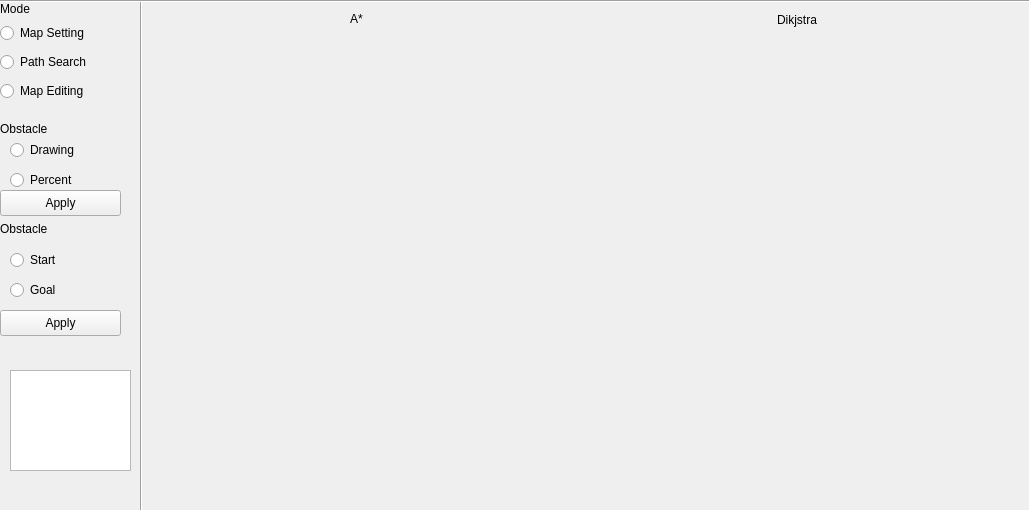
<?xml version="1.0" encoding="UTF-8"?>
<ui version="4.0">
 <class>MainWindow</class>
 <widget class="QMainWindow" name="MainWindow">
  <property name="geometry">
   <rect>
    <x>0</x>
    <y>0</y>
    <width>1029</width>
    <height>510</height>
   </rect>
  </property>
  <property name="windowTitle">
   <string>MainWindow</string>
  </property>
  <widget class="QWidget" name="centralwidget">
   <widget class="QLabel" name="label">
    <property name="geometry">
     <rect>
      <x>0</x>
      <y>0</y>
      <width>66</width>
      <height>18</height>
     </rect>
    </property>
    <property name="text">
     <string>Mode</string>
    </property>
   </widget>
   <widget class="QWidget" name="verticalLayoutWidget">
    <property name="geometry">
     <rect>
      <x>0</x>
      <y>20</y>
      <width>131</width>
      <height>86</height>
     </rect>
    </property>
    <layout class="QVBoxLayout" name="verticalLayout">
     <item>
      <widget class="QRadioButton" name="radioButton">
       <property name="text">
        <string>Map Setting</string>
       </property>
      </widget>
     </item>
     <item>
      <widget class="QRadioButton" name="radioButton_2">
       <property name="text">
        <string>Path Search</string>
       </property>
      </widget>
     </item>
     <item>
      <widget class="QRadioButton" name="radioButton_3">
       <property name="text">
        <string>Map Editing</string>
       </property>
      </widget>
     </item>
    </layout>
   </widget>
   <widget class="QStackedWidget" name="stackedWidget">
    <property name="geometry">
     <rect>
      <x>0</x>
      <y>110</y>
      <width>131</width>
      <height>241</height>
     </rect>
    </property>
    <property name="currentIndex">
     <number>2</number>
    </property>
    <widget class="QWidget" name="page">
     <widget class="QLabel" name="label_2">
      <property name="geometry">
       <rect>
        <x>5</x>
        <y>10</y>
        <width>61</width>
        <height>20</height>
       </rect>
      </property>
      <property name="text">
       <string>Map Size</string>
      </property>
     </widget>
     <widget class="QRadioButton" name="radioButton_5">
      <property name="geometry">
       <rect>
        <x>0</x>
        <y>40</y>
        <width>111</width>
        <height>24</height>
       </rect>
      </property>
      <property name="text">
       <string>10px</string>
      </property>
     </widget>
     <widget class="QRadioButton" name="radioButton_6">
      <property name="geometry">
       <rect>
        <x>0</x>
        <y>70</y>
        <width>111</width>
        <height>24</height>
       </rect>
      </property>
      <property name="text">
       <string>15px</string>
      </property>
     </widget>
     <widget class="QRadioButton" name="radioButton_7">
      <property name="geometry">
       <rect>
        <x>0</x>
        <y>100</y>
        <width>111</width>
        <height>24</height>
       </rect>
      </property>
      <property name="text">
       <string>20px</string>
      </property>
     </widget>
     <widget class="QPushButton" name="pushButton_2">
      <property name="geometry">
       <rect>
        <x>8</x>
        <y>130</y>
        <width>121</width>
        <height>26</height>
       </rect>
      </property>
      <property name="text">
       <string>Apply</string>
      </property>
     </widget>
    </widget>
    <widget class="QWidget" name="page_2">
     <widget class="QPushButton" name="pushButton">
      <property name="geometry">
       <rect>
        <x>20</x>
        <y>30</y>
        <width>88</width>
        <height>26</height>
       </rect>
      </property>
      <property name="text">
       <string>Start</string>
      </property>
     </widget>
     <widget class="QPushButton" name="pushButton_3">
      <property name="geometry">
       <rect>
        <x>20</x>
        <y>70</y>
        <width>88</width>
        <height>26</height>
       </rect>
      </property>
      <property name="text">
       <string>Stop</string>
      </property>
     </widget>
    </widget>
    <widget class="QWidget" name="page_3">
     <widget class="QRadioButton" name="radioButton_4">
      <property name="geometry">
       <rect>
        <x>10</x>
        <y>30</y>
        <width>91</width>
        <height>20</height>
       </rect>
      </property>
      <property name="text">
       <string>Drawing</string>
      </property>
     </widget>
     <widget class="QRadioButton" name="radioButton_8">
      <property name="geometry">
       <rect>
        <x>10</x>
        <y>60</y>
        <width>91</width>
        <height>20</height>
       </rect>
      </property>
      <property name="text">
       <string>Percent</string>
      </property>
     </widget>
     <widget class="QLabel" name="label_5">
      <property name="geometry">
       <rect>
        <x>0</x>
        <y>10</y>
        <width>66</width>
        <height>18</height>
       </rect>
      </property>
      <property name="text">
       <string>Obstacle</string>
      </property>
     </widget>
     <widget class="QLabel" name="label_6">
      <property name="geometry">
       <rect>
        <x>0</x>
        <y>110</y>
        <width>66</width>
        <height>18</height>
       </rect>
      </property>
      <property name="text">
       <string>Obstacle</string>
      </property>
     </widget>
     <widget class="QRadioButton" name="radioButton_9">
      <property name="geometry">
       <rect>
        <x>10</x>
        <y>140</y>
        <width>91</width>
        <height>20</height>
       </rect>
      </property>
      <property name="text">
       <string>Start </string>
      </property>
     </widget>
     <widget class="QRadioButton" name="radioButton_10">
      <property name="geometry">
       <rect>
        <x>10</x>
        <y>170</y>
        <width>91</width>
        <height>20</height>
       </rect>
      </property>
      <property name="text">
       <string>Goal</string>
      </property>
     </widget>
     <widget class="QPushButton" name="pushButton_4">
      <property name="geometry">
       <rect>
        <x>0</x>
        <y>200</y>
        <width>121</width>
        <height>26</height>
       </rect>
      </property>
      <property name="text">
       <string>Apply</string>
      </property>
     </widget>
     <widget class="QPushButton" name="pushButton_5">
      <property name="geometry">
       <rect>
        <x>0</x>
        <y>80</y>
        <width>121</width>
        <height>26</height>
       </rect>
      </property>
      <property name="text">
       <string>Apply</string>
      </property>
     </widget>
    </widget>
   </widget>
   <widget class="QTextBrowser" name="textBrowser">
    <property name="geometry">
     <rect>
      <x>10</x>
      <y>370</y>
      <width>121</width>
      <height>101</height>
     </rect>
    </property>
   </widget>
   <widget class="Line" name="line">
    <property name="geometry">
     <rect>
      <x>133</x>
      <y>0</y>
      <width>16</width>
      <height>511</height>
     </rect>
    </property>
    <property name="orientation">
     <enum>Qt::Vertical</enum>
    </property>
   </widget>
   <widget class="Line" name="line_2">
    <property name="geometry">
     <rect>
      <x>-40</x>
      <y>-7</y>
      <width>1071</width>
      <height>16</height>
     </rect>
    </property>
    <property name="orientation">
     <enum>Qt::Horizontal</enum>
    </property>
   </widget>
   <widget class="QWidget" name="gridLayoutWidget">
    <property name="geometry">
     <rect>
      <x>160</x>
      <y>40</y>
      <width>411</width>
      <height>401</height>
     </rect>
    </property>
    <layout class="QGridLayout" name="gridLayout_2"/>
   </widget>
   <widget class="QWidget" name="gridLayoutWidget_2">
    <property name="geometry">
     <rect>
      <x>590</x>
      <y>40</y>
      <width>421</width>
      <height>401</height>
     </rect>
    </property>
    <layout class="QGridLayout" name="gridLayout_3"/>
   </widget>
   <widget class="QLabel" name="label_3">
    <property name="geometry">
     <rect>
      <x>350</x>
      <y>10</y>
      <width>66</width>
      <height>18</height>
     </rect>
    </property>
    <property name="text">
     <string>A*</string>
    </property>
   </widget>
   <widget class="QLabel" name="label_4">
    <property name="geometry">
     <rect>
      <x>777</x>
      <y>11</y>
      <width>66</width>
      <height>18</height>
     </rect>
    </property>
    <property name="text">
     <string>Dikjstra</string>
    </property>
   </widget>
  </widget>
  <widget class="QMenuBar" name="menubar">
   <property name="geometry">
    <rect>
     <x>0</x>
     <y>0</y>
     <width>1029</width>
     <height>23</height>
    </rect>
   </property>
  </widget>
 </widget>
 <resources/>
 <connections/>
</ui>
